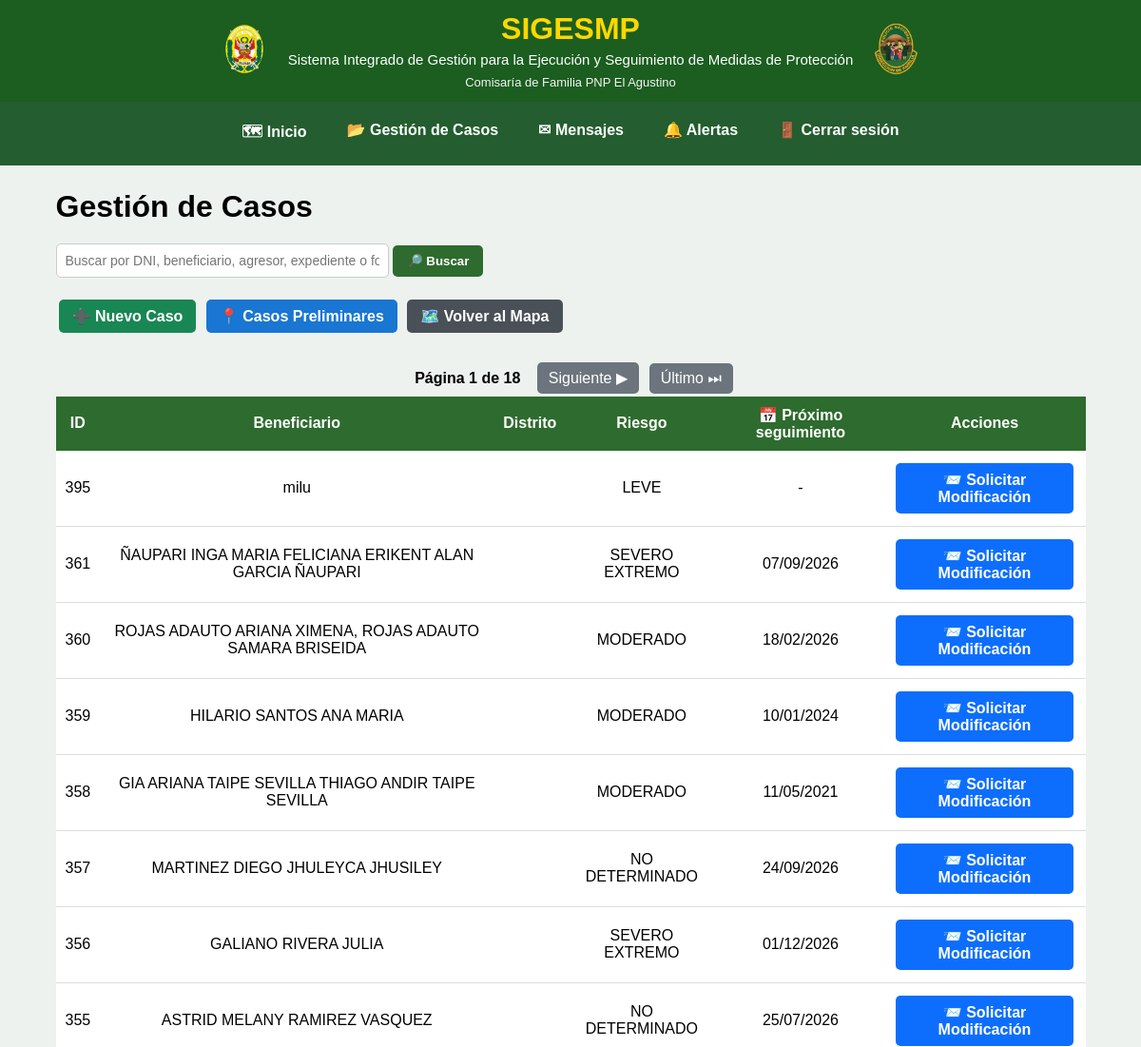
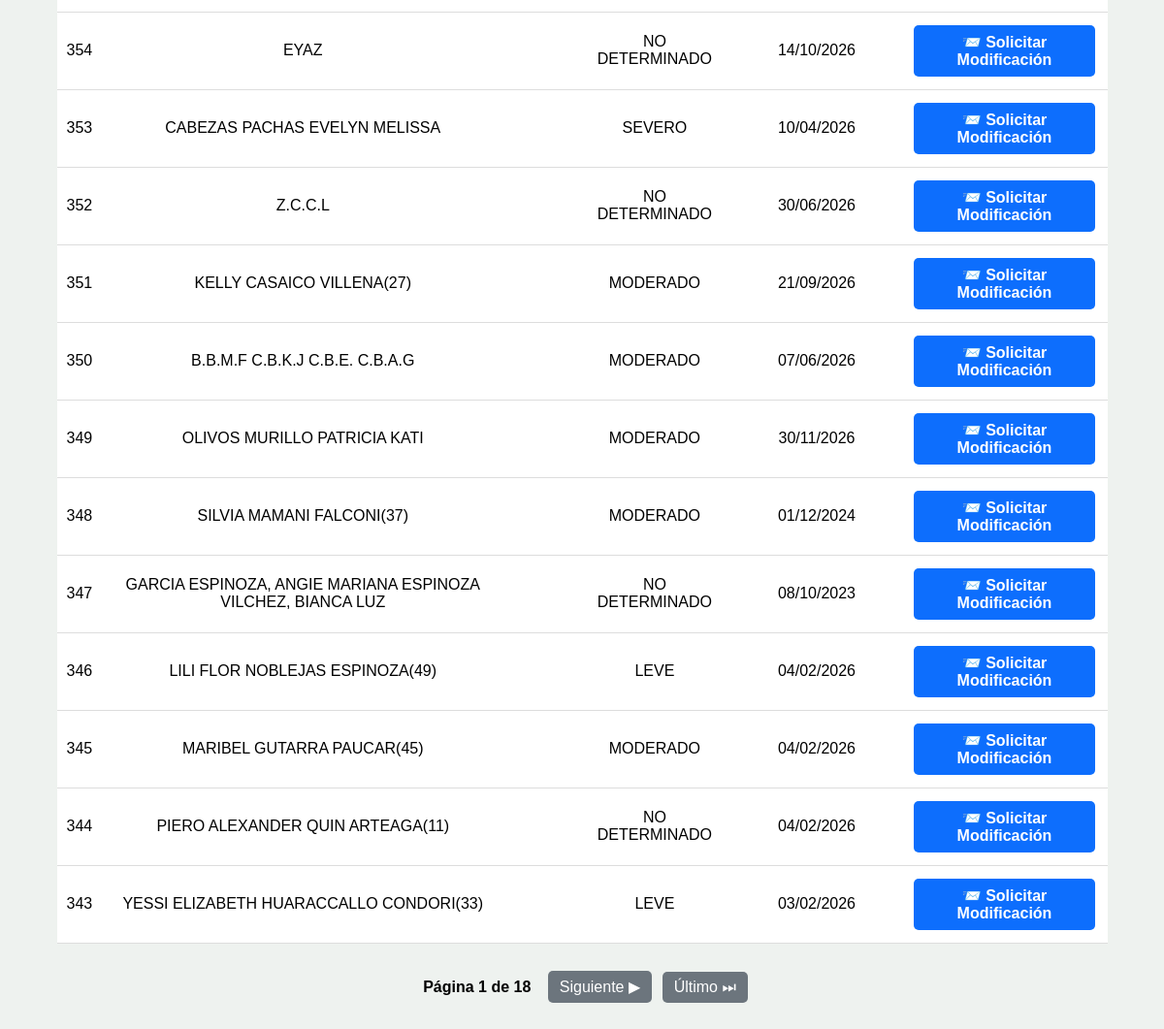
Page /gestion-casos/ (signed in) on the committed database (2 pictures, top to bottom).
### mapa/models.py (models this page shows, shortened)
class Caso(models.Model):
    RIESGOS = [
        ("LEVE", "Leve"),
        ("MODERADO", "Moderado"),
        ("SEVERO", "Severo"),
        ("SEVERO EXTREMO", "Severo extremo"),
        ("NO DETERMINADO", "No determinado"),
    ]
    NOTIFICACION = [
        ("PENDIENTE", "Pendiente"),
        ("NOTIFICADO", "Notificado"),
    ]
    TIPO_VIOLENCIA = [
        ("FISICA", "Física"),
        ("PSICOLOGICA", "Psicológica"),
        ("SEXUAL", "Sexual"),
        ("ECONOMICA", "Económica o Patrimonial"),
    ]
    ESTADO_UBICACION_AGRESOR = [
        ("UBICADO", "Ubicado"),
        ("NO UBICADO", "No ubicado"),
    ]
    beneficiario = models.CharField(max_length=200, blank=True)
    dni_beneficiario = models.CharField(
        max_length=8,
        blank=True
    )
    domicilio = models.CharField(max_length=300, blank=True)
    nivel_riesgo = models.CharField(
        max_length=30,
        choices=RIESGOS,
        blank=True
    )
    region_denuncia = models.ForeignKey(
        Region,
        on_delete=models.PROTECT,
        related_name="casos_denuncia_region",
        null=True,
        blank=True,
    )
    provincia_denuncia = models.ForeignKey(
        Provincia,
        on_delete=models.PROTECT,
        related_name="casos_denuncia_provincia",
        null=True,
        blank=True,
    )
    distrito_denuncia = models.ForeignKey(
        Distrito,
        on_delete=models.PROTECT,
        related_name="casos_denuncia_distrito",
        null=True,
        blank=True,
    )
    region_medida = models.ForeignKey(
        Region,
        on_delete=models.PROTECT,
        related_name="casos_medida_region",
        null=True,
        blank=True,
    )
    provincia_medida = models.ForeignKey(
        Provincia,
        on_delete=models.PROTECT,
        related_name="casos_medida_provincia",
        null=True,
        blank=True,
    )
    distrito_medida = models.ForeignKey(
        Distrito,
        on_delete=models.PROTECT,
        related_name="casos_medida_distrito",
        null=True,
        blank=True,
)
    comisaria_denuncia = models.CharField(
        max_length=150,
        verbose_name="Comisaría donde se interpuso la denuncia"
    )
    comisaria_medida = models.CharField(
        max_length=150,
        verbose_name="Comisaría de Familia responsable"
    )
    efectivo = models.CharField(max_length=100, blank=True)
    responsable = models.ForeignKey(
    User,
    null=True,
    blank=True,
    on_delete=models.SET_NULL,
    related_name="casos_asignados"
    )
    folder = models.CharField(max_length=100, blank=True)
    expediente = models.CharField(max_length=100, blank=True)
    agresor = models.CharField(
        max_length=200,
        blank=True
    )
    dni_agresor = models.CharField(
        max_length=8,
        blank=True
    )
    telefono_agresor = models.CharField(
        "Teléfono del agresor",
        max_length=50,
        blank=True
    )
    direccion_agresor = models.CharField(
        "Dirección del agresor",
        max_length=300,
        blank=True
    )
    agresor_registro = models.ForeignKey(
    "Agresor",
    on_delete=models.SET_NULL,
    null=True,
    blank=True,
    related_name="casos"
)
    estado_ubicacion_agresor = models.CharField(
        "Estado de ubicación del agresor",
        max_length=15,
        choices=ESTADO_UBICACION_AGRESOR,
        default="NO UBICADO"
    )
    latitud_agresor = models.FloatField(
        null=True,
        blank=True
    )
    longitud_agresor = models.FloatField(
        null=True,
        blank=True
    )
    telefono = models.CharField(
        "Teléfono de la beneficiaria",
        max_length=50,
        blank=True
    )
    fecha_denuncia = models.DateField(
        "Fecha de la denuncia",
        null=True,
        blank=True
    )
    violencia_fisica = models.BooleanField(
        "Violencia física",
        default=False
    )
    violencia_psicologica = models.BooleanField(
        "Violencia psicológica",
        default=False
    )
    violencia_sexual = models.BooleanField(
        "Violencia sexual",
        default=False
    )
    violencia_economica = models.BooleanField(
        "Violencia económica o patrimonial",
        default=False
    )
    fecha_registro = models.DateField(
        null=True,
        blank=True
    )
    ultima_visita = models.DateField(
        null=True,
        blank=True
    )
    fecha_limite = models.DateField(
        "Próximo seguimiento",
        null=True,
        blank=True
)
    notificacion_beneficiario = models.CharField(
        max_length=15,
        choices=NOTIFICACION,
        default="PENDIENTE"
    )
    fecha_notificacion_beneficiario = models.DateField(
        null=True,
        blank=True
    )
    motivo_notificacion_beneficiario_pendiente = models.TextField(
        "Motivo de notificación pendiente de la persona beneficiaria",
        blank=True
    )
    notificacion_agresor = models.CharField(
        max_length=15,
        choices=NOTIFICACION,
        default="PENDIENTE"
    )
    fecha_notificacion_agresor = models.DateField(
        null=True,
        blank=True
    )
    motivo_notificacion_agresor_pendiente = models.TextField(
        "Motivo de notificación pendiente de la persona agresora",
        blank=True
    )
    estado = models.CharField(
        max_length=15,
        default="ACTIVO"
    )
    fecha_eliminacion = models.DateTimeField(
        null=True,
        blank=True
    )
    eliminado_por = models.ForeignKey(
        User,
        null=True,
        blank=True,
        on_delete=models.SET_NULL,
        related_name="casos_eliminados"
    )
    latitud = models.FloatField(
        null=True,
        blank=True
    )
    longitud = models.FloatField(
        null=True,
        blank=True
    )
    edicion_autorizada = models.BooleanField(
        default=False
    )
    class Meta:
        permissions = [
            ("modificar_directo", "Puede modificar casos directamente"),
            ("aprobar_modificacion", "Puede aprobar modificaciones"),
            ("archivar_directo", "Puede archivar casos directamente"),
            ("aprobar_archivado", "Puede aprobar archivados"),
            ("eliminar_directo", "Puede eliminar casos directamente"),
            ("aprobar_eliminacion", "Puede aprobar eliminaciones"),
            ("administrar_usuarios", "Puede administrar usuarios"),
        ]

### mapa/views.py (the view, shortened to what this page needs)
@login_required
@grupo_requerido(
    "Administrador",
    "Jefe_MP",
    "Usuario_MP",
    "Usuario_Estadistica"
)
def gestion_casos(request):
    busqueda = request.GET.get("q", "").strip()
    casos = Caso.objects.all()
    casos = casos.order_by("-id")
    from django.core.paginator import Paginator
    paginator = Paginator(casos, 20)
    pagina = request.GET.get("page")
    casos = paginator.get_page(pagina)
    return render(
        request,
        "mapa/gestion_casos.html",
        {
            "casos": casos,
            "busqueda": busqueda,
        }
    )

### mapa/templates/mapa/gestion_casos.html (shortened to what this page needs)
{% extends "mapa/base.html" %}
{% block content %}
<div class="contenedor">
    <h1>Gestión de Casos</h1>
    <div class="busqueda" style="position: relative;">
    <input
        type="text"
        id="buscadorCasos"
        name="q"
        value="{{ busqueda }}"
        placeholder="Buscar por DNI, beneficiario, agresor, expediente o folder"
        autocomplete="off"
    >
    <button type="button" onclick="buscarCasos()">
        🔎 Buscar
    </button>
</div>
    <div class="acciones">
        <a href="{% url 'nuevo_caso' %}"
           class="btn nuevo">
            ➕ Nuevo Caso
        </a>
        <a href="{% url 'casos_preliminares' %}"
            class="btn"
            style="background:#1976d2;">
            📍 Casos Preliminares
        </a>
        <a href="{% url 'inicio' %}"
           class="btn volver">
            🗺️ Volver al Mapa
        </a>
    </div>
{% if casos.has_other_pages %}
<div class="paginacion">
    <strong>
        Página {{ casos.number }} de {{ casos.paginator.num_pages }}
    </strong>
    {% if casos.has_next %}
        <a href="?page={{ casos.next_page_number }}{% if busqueda %}&q={{ busqueda|urlencode }}{% endif %}">
            Siguiente ▶
        </a>
        <a href="?page={{ casos.paginator.num_pages }}{% if busqueda %}&q={{ busqueda|urlencode }}{% endif %}">
            Último ⏭
        </a>
    {% endif %}
</div>
{% endif %}
    <div class="tabla-contenedor">
        <table>
            <thead>
                <tr>
                    <th>ID</th>
                    <th>Beneficiario</th>
                    <th>Distrito</th>
                    <th>Riesgo</th>
                    <th>📅 Próximo seguimiento</th>
                    <th>Acciones</th>
                </tr>
            </thead>
            <tbody>
                {% for caso in casos %}
                <tr>
                    <td>
                        {{ caso.id }}
                    </td>
                    <td>
                        {{ caso.beneficiario }}
                    </td>
                    <td>
                    </td>
                    <td>
                        {{ caso.nivel_riesgo }}
                    </td>
                    <td>
                        {% if caso.fecha_limite %}
                            {{ caso.fecha_limite|date:"d/m/Y" }}
                        {% else %}
                            -
                        {% endif %}
                    </td>
                    <td>
                        {% if request.user.is_superuser or request.user.groups.all.0.name == "Administrador" %}
                            <a href="{% url 'editar_caso' caso.id %}"
                               class="btn editar">
                                ✏️ Editar
                            </a>
                            <a href="{% url 'archivar_caso' caso.id %}"
                               class="btn archivar"
                               onclick="return confirm('¿Desea archivar este caso?');">
                                📁 Archivar
                            </a>
                            <a href="{% url 'eliminar_caso' caso.id %}"
                               class="btn eliminar"
                               onclick="return confirm('⚠️ ATENCIÓN: este caso será enviado a Casos Eliminados. ¿Desea continuar?');">
                                🗑️ Eliminar definitivamente
                            </a>
                        {% elif request.user.groups.all.0.name == "Usuario_MP" %}
                            {% if caso.edicion_autorizada %}
                                <a href="{% url 'editar_caso' caso.id %}"
                                   class="btn editar">
                                    ✏️ Modificar Caso
                                </a>
                                <span style="
                                    color:green;
                                    font-weight:bold;
                                    display:inline-block;
                                    margin:5px;
                                ">
                                    ✅ Autorizado
                                </span>
                            {% else %}
                                <a href="{% url 'solicitar_modificacion' caso.id %}"
                                   class="btn editar">
                                    📨 Solicitar Modificación
                                </a>
                            {% endif %}
                        {% endif %}
                    </td>
                </tr>
                {% empty %}
                <tr>
                    <td colspan="6">
                        No hay casos registrados.
                    </td>
                </tr>
                {% endfor %}
            </tbody>
        </table>
    </div>
    {% if casos.has_other_pages %}
    <div class="paginacion">
        <strong>
            Página {{ casos.number }}
            de {{ casos.paginator.num_pages }}
        </strong>
        {% if casos.has_next %}
            <a href="?page={{ casos.next_page_number }}">
                Siguiente ▶
            </a>
            <a href="?page={{ casos.paginator.num_pages }}">
                Último ⏭
            </a>
        {% endif %}
    </div>
    {% endif %}
</div>
{% endblock %}

### mapa/static/mapa/style.css (style rules this page uses)
body { margin:0; background:#eef2ef; font-family:Arial, Helvetica, sans-serif; }
input, select, textarea { width:100%; padding:10px; border:1px solid #cfcfcf; border-radius:6px; font-size:14px; box-sizing:border-box; }
.btn, button { background:#198754; color:white; border:none; padding:10px 18px; border-radius:6px; cursor:pointer; font-weight:bold; transition:.25s; }

### mapa/templates/mapa/gestion_casos.html (style rules this page uses)
.contenedor { width: 95%; margin: 25px auto; }
.contenedor h1 { margin-bottom: 20px; }
.busqueda { margin-bottom: 20px; }
.busqueda input { padding: 9px; width: 350px; border: 1px solid #ccc; border-radius: 5px; }
.busqueda button { padding: 9px 15px; border: none; border-radius: 5px; cursor: pointer; background: #2E6B2E; color: white; }
.acciones { margin-bottom: 20px; }
.btn { padding: 8px 14px; border: none; border-radius: 5px; cursor: pointer; color: white; text-decoration: none; display: inline-block; margin: 3px; }
.nuevo { background: #198754; }
.editar { background: #0d6efd; }
.volver { background: #495057; }
.tabla-contenedor { overflow-x: auto; }
table { width: 100%; border-collapse: collapse; background: white; }
th { background: #2E6B2E; color: white; padding: 10px; text-align: center; }
td { padding: 10px; border-bottom: 1px solid #ddd; text-align: center; }
.paginacion { text-align: center; margin-top: 25px; }
.paginacion a { display: inline-block; margin: 3px; padding: 7px 12px; text-decoration: none; border-radius: 5px; background: #6c757d; color: white; }
.paginacion strong { margin: 0 10px; }

### rows in the picture
Caso: id "395", beneficiario "milu", nivel_riesgo "LEVE", edicion_autorizada "📨 Solicitar Modificación"
Caso: id "361", beneficiario "ÑAUPARI INGA MARIA FELICIANA ERIKENT ALAN GARCIA ÑAUPARI", nivel_riesgo "SEVERO EXTREMO", fecha_limite "07/09/2026", edicion_autorizada "📨 Solicitar Modificación"
Caso: id "360", beneficiario "ROJAS ADAUTO ARIANA XIMENA, ROJAS ADAUTO SAMARA BRISEIDA", nivel_riesgo "MODERADO", fecha_limite "18/02/2026", edicion_autorizada "📨 Solicitar Modificación"
Caso: id "359", beneficiario "HILARIO SANTOS ANA MARIA", nivel_riesgo "MODERADO", fecha_limite "10/01/2024", edicion_autorizada "📨 Solicitar Modificación"
Caso: id "358", beneficiario "GIA ARIANA TAIPE SEVILLA THIAGO ANDIR TAIPE SEVILLA", nivel_riesgo "MODERADO", fecha_limite "11/05/2021", edicion_autorizada "📨 Solicitar Modificación"
Caso: id "357", beneficiario "MARTINEZ DIEGO JHULEYCA JHUSILEY", nivel_riesgo "NO DETERMINADO", fecha_limite "24/09/2026", edicion_autorizada "📨 Solicitar Modificación"
Caso: id "356", beneficiario "GALIANO RIVERA JULIA", nivel_riesgo "SEVERO EXTREMO", fecha_limite "01/12/2026", edicion_autorizada "📨 Solicitar Modificación"
Caso: id "355", beneficiario "ASTRID MELANY RAMIREZ VASQUEZ", nivel_riesgo "NO DETERMINADO", fecha_limite "25/07/2026", edicion_autorizada "📨 Solicitar Modificación"
Caso: id "354", beneficiario "EYAZ", nivel_riesgo "NO DETERMINADO", fecha_limite "14/10/2026", edicion_autorizada "📨 Solicitar Modificación"
Caso: id "353", beneficiario "CABEZAS PACHAS EVELYN MELISSA", nivel_riesgo "SEVERO", fecha_limite "10/04/2026", edicion_autorizada "📨 Solicitar Modificación"
Caso: id "352", beneficiario "Z.C.C.L", nivel_riesgo "NO DETERMINADO", fecha_limite "30/06/2026", edicion_autorizada "📨 Solicitar Modificación"
Caso: id "351", beneficiario "KELLY CASAICO VILLENA(27)", nivel_riesgo "MODERADO", fecha_limite "21/09/2026", edicion_autorizada "📨 Solicitar Modificación"
Caso: id "350", beneficiario "B.B.M.F C.B.K.J C.B.E. C.B.A.G", nivel_riesgo "MODERADO", fecha_limite "07/06/2026", edicion_autorizada "📨 Solicitar Modificación"
Caso: id "349", beneficiario "OLIVOS MURILLO PATRICIA KATI", nivel_riesgo "MODERADO", fecha_limite "30/11/2026", edicion_autorizada "📨 Solicitar Modificación"
Caso: id "348", beneficiario "SILVIA MAMANI FALCONI(37)", nivel_riesgo "MODERADO", fecha_limite "01/12/2024", edicion_autorizada "📨 Solicitar Modificación"
Caso: id "347", beneficiario "GARCIA ESPINOZA, ANGIE MARIANA ESPINOZA VILCHEZ, BIANCA LUZ", nivel_riesgo "NO DETERMINADO", fecha_limite "08/10/2023", edicion_autorizada "📨 Solicitar Modificación"
Caso: id "346", beneficiario "LILI FLOR NOBLEJAS ESPINOZA(49)", nivel_riesgo "LEVE", fecha_limite "04/02/2026", edicion_autorizada "📨 Solicitar Modificación"
Caso: id "345", beneficiario "MARIBEL GUTARRA PAUCAR(45)", nivel_riesgo "MODERADO", fecha_limite "04/02/2026", edicion_autorizada "📨 Solicitar Modificación"
Caso: id "344", beneficiario "PIERO ALEXANDER QUIN ARTEAGA(11)", nivel_riesgo "NO DETERMINADO", fecha_limite "04/02/2026", edicion_autorizada "📨 Solicitar Modificación"
Caso: id "343", beneficiario "YESSI ELIZABETH HUARACCALLO CONDORI(33)", nivel_riesgo "LEVE", fecha_limite "03/02/2026", edicion_autorizada "📨 Solicitar Modificación"

### other values in the picture
{{ casos.number }} "1"
{{ casos.paginator.num_pages }} "18"
